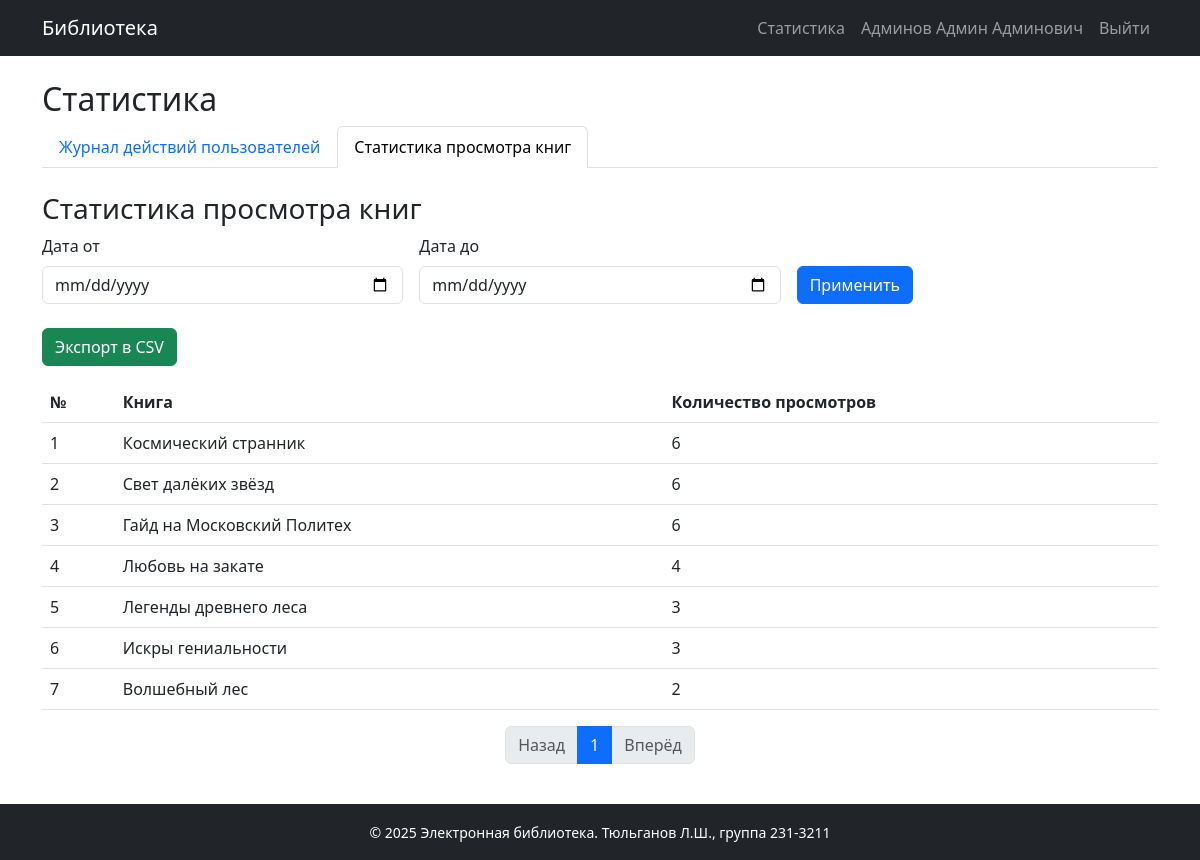
/statistics?tab=stats (signed in), run on the app's committed database.
### models.py (models this page shows, shortened)
class User(db.Model, UserMixin):
    id = db.Column(db.Integer, primary_key=True)
    username = db.Column(db.String(64), unique=True, nullable=False)
    password_hash = db.Column(db.String(128), nullable=False)
    last_name = db.Column(db.String(64), nullable=False)
    first_name = db.Column(db.String(64), nullable=False)
    middle_name = db.Column(db.String(64), nullable=True)
    role_id = db.Column(db.Integer, db.ForeignKey('role.id'), nullable=False)
    reviews = db.relationship('Review', backref='user', lazy=True)
    view_history = db.relationship('ViewHistory', backref='user', lazy=True)
    def full_name(self):
        return f"{self.last_name} {self.first_name} {self.middle_name or ''}".strip()

class Book(db.Model):
    id = db.Column(db.Integer, primary_key=True)
    title = db.Column(db.String(128), nullable=False)
    description = db.Column(db.Text, nullable=False)
    year = db.Column(db.Integer, nullable=False)
    publisher = db.Column(db.String(128), nullable=False)
    author = db.Column(db.String(128), nullable=False)
    pages = db.Column(db.Integer, nullable=False)
    genres = db.relationship('Genre', secondary=book_genres, back_populates='books')
    cover = db.relationship('Cover', backref='book', uselist=False, cascade="all, delete")
    reviews = db.relationship('Review', backref='book', cascade="all, delete")
    view_history = db.relationship('ViewHistory', backref='book', cascade="all, delete")

### app.py (the view)
@app.route('/statistics', methods=['GET'])
@login_required
def statistics():
    if current_user.role.name != 'Администратор':
        flash('У вас недостаточно прав для выполнения данного действия.', 'danger')
        return redirect(url_for('index'))
    tab = request.args.get('tab', 'logs')
    page = request.args.get('page', 1, type=int)
    date_from = request.args.get('date_from')
    date_to = request.args.get('date_to')
    form = DateRangeForm(date_from=date_from, date_to=date_to)
    if tab == 'logs':
        query = ViewHistory.query.order_by(ViewHistory.timestamp.desc())
        if date_from:
            query = query.filter(ViewHistory.timestamp >= datetime.strptime(date_from, '%Y-%m-%d'))
        if date_to:
            query = query.filter(ViewHistory.timestamp <= datetime.strptime(date_to, '%Y-%m-%d') + timedelta(days=1))
        view_logs = query.paginate(page=page, per_page=10)
        return render_template('statistics.html', active_tab='logs', view_logs=view_logs, form=form)
    else:
        query = db.session.query(Book.title, func.count(ViewHistory.id).label('view_count'))\
            .join(ViewHistory, Book.id == ViewHistory.book_id)\
            .filter(ViewHistory.user_id != None)\
            .group_by(Book.id)\
            .order_by(func.count(ViewHistory.id).desc())
        if date_from:
            query = query.filter(ViewHistory.timestamp >= datetime.strptime(date_from, '%Y-%m-%d'))
        if date_to:
            query = query.filter(ViewHistory.timestamp <= datetime.strptime(date_to, '%Y-%m-%d') + timedelta(days=1))
        view_stats = query.paginate(page=page, per_page=10)
        return render_template('statistics.html', active_tab='stats', view_stats=view_stats, form=form)

### forms.py (shortened to what this page needs)
class DateRangeForm(FlaskForm):
    date_from = DateField('Дата от', validators=[Optional()])
    date_to = DateField('Дата до', validators=[Optional()])
    submit = SubmitField('Применить')

### app.py (called while the page is built)
@login_manager.user_loader
def load_user(user_id):
    return User.query.get(int(user_id))

### templates/statistics.html (shortened to what this page needs)
{% extends "base.html" %}
{% block content %}
<h2>Статистика</h2>
<ul class="nav nav-tabs mb-4">
  <li class="nav-item">
    <a class="nav-link {% if active_tab == 'logs' %}active{% endif %}" href="{{ url_for('statistics', tab='logs') }}">Журнал действий пользователей</a>
  </li>
  <li class="nav-item">
    <a class="nav-link {% if active_tab == 'stats' %}active{% endif %}" href="{{ url_for('statistics', tab='stats') }}">Статистика просмотра книг</a>
  </li>
</ul>
{% if active_tab == 'logs' %}
  <h3>Журнал действий пользователей</h3>
  <form method="GET" class="mb-4">
    {{ form.hidden_tag() }}
    <div class="row g-3">
      <div class="col-md-4">
        {{ form.date_from.label(class="form-label") }}
        {{ form.date_from(class="form-control") }}
      </div>
      <div class="col-md-4">
        {{ form.date_to.label(class="form-label") }}
        {{ form.date_to(class="form-control") }}
      </div>
      <div class="col-md-4 align-self-end">
        {{ form.submit(class="btn btn-primary") }}
      </div>
    </div>
  </form>
  <a href="{{ url_for('export_logs_csv') }}" class="btn btn-success mb-3">Экспорт в CSV</a>
  <table class="table">
    <thead>
      <tr>
        <th>№</th>
        <th>Пользователь</th>
        <th>Книга</th>
        <th>Дата и время</th>
      </tr>
    </thead>
    <tbody>
      {% for view in view_logs.items %}
      <tr>
        <td>{{ loop.index + (view_logs.page - 1) * view_logs.per_page }}</td>
        <td>{{ view.user.full_name() if view.user else 'Неаутентифицированный пользователь' }}</td>
        <td>{{ view.book.title }}</td>
        <td>{{ view.timestamp.strftime('%Y-%m-%d %H:%M') }}</td>
      </tr>
      {% endfor %}
    </tbody>
  </table>
  <nav aria-label="Page navigation">
    <ul class="pagination justify-content-center">
      {% if view_logs.has_prev %}
        <li class="page-item">
          <a class="page-link" href="{{ url_for('statistics', tab='logs', page=view_logs.prev_num, date_from=form.date_from.data, date_to=form.date_to.data) }}">Назад</a>
        </li>
      {% else %}
        <li class="page-item disabled"><span class="page-link">Назад</span></li>
      {% endif %}
      {% for page_num in view_logs.iter_pages() %}
        {% if page_num %}
          {% if page_num == view_logs.page %}
            <li class="page-item active"><span class="page-link">{{ page_num }}</span></li>
          {% else %}
            <li class="page-item"><a class="page-link" href="{{ url_for('statistics', tab='logs', page=page_num, date_from=form.date_from.data, date_to=form.date_to.data) }}">{{ page_num }}</a></li>
          {% endif %}
        {% else %}
          <li class="page-item disabled"><span class="page-link">...</span></li>
        {% endif %}
      {% endfor %}
      {% if view_logs.has_next %}
        <li class="page-item">
          <a class="page-link" href="{{ url_for('statistics', tab='logs', page=view_logs.next_num, date_from=form.date_from.data, date_to=form.date_to.data) }}">Вперёд</a>
        </li>
      {% else %}
        <li class="page-item disabled"><span class="page-link">Вперёд</span></li>
      {% endif %}
    </ul>
  </nav>
{% else %}
  <h3>Статистика просмотра книг</h3>
  <form method="GET" class="mb-4">
    <div class="row g-3">
      <div class="col-md-4">
        {{ form.date_from.label(class="form-label") }}
        {{ form.date_from(class="form-control") }}
      </div>
      <div class="col-md-4">
        {{ form.date_to.label(class="form-label") }}
        {{ form.date_to(class="form-control") }}
      </div>
      <div class="col-md-4 align-self-end">
        {{ form.submit(class="btn btn-primary") }}
      </div>
    </div>
  </form>
  <a href="{{ url_for('export_stats_csv') }}" class="btn btn-success mb-3">Экспорт в CSV</a>
  <table class="table">
    <thead>
      <tr>
        <th>№</th>
        <th>Книга</th>
        <th>Количество просмотров</th>
      </tr>
    </thead>
    <tbody>
      {% for stat in view_stats.items %}
      <tr>
        <td>{{ loop.index + (view_stats.page - 1) * view_stats.per_page }}</td>
        <td>{{ stat.title }}</td>
        <td>{{ stat.view_count }}</td>
      </tr>
      {% endfor %}
    </tbody>
  </table>
  <nav aria-label="Page navigation">
    <ul class="pagination justify-content-center">
      {% if view_stats.has_prev %}
        <li class="page-item">
          <a class="page-link" href="{{ url_for('statistics', tab='stats', page=view_stats.prev_num, date_from=form.date_from.data, date_to=form.date_to.data) }}">Назад</a>
        </li>
      {% else %}
        <li class="page-item disabled"><span class="page-link">Назад</span></li>
      {% endif %}
      {% for page_num in view_stats.iter_pages() %}
        {% if page_num %}
          {% if page_num == view_stats.page %}
            <li class="page-item active"><span class="page-link">{{ page_num }}</span></li>
          {% else %}
            <li class="page-item"><a class="page-link" href="{{ url_for('statistics', tab='stats', page=page_num, date_from=form.date_from.data, date_to=form.date_to.data) }}">{{ page_num }}</a></li>
          {% endif %}
        {% else %}
          <li class="page-item disabled"><span class="page-link">...</span></li>
        {% endif %}
      {% endfor %}
      {% if view_stats.has_next %}
        <li class="page-item">
          <a class="page-link" href="{{ url_for('statistics', tab='stats', page=view_stats.next_num, date_from=form.date_from.data, date_to=form.date_to.data) }}">Вперёд</a>
        </li>
      {% else %}
        <li class="page-item disabled"><span class="page-link">Вперёд</span></li>
      {% endif %}
    </ul>
  </nav>
{% endif %}
{% endblock %}

### templates/base.html (shortened to what this page needs)
<!doctype html>
<html lang="ru">
<head>
  <link href="https://cdn.jsdelivr.net/npm/bootstrap@5.3.0/dist/css/bootstrap.min.css" rel="stylesheet">
</head>
<body class="d-flex flex-column min-vh-100">
<nav class="navbar navbar-expand-lg navbar-dark bg-dark mb-4">
  <div class="container">
    <a class="navbar-brand" href="{{ url_for('index') }}">Библиотека</a>
    <div class="collapse navbar-collapse" id="navbarNav">
      <ul class="navbar-nav ms-auto">
        {% if current_user.is_authenticated %}
          {% if current_user.role and current_user.role.name == 'Администратор' %}
          <li class="nav-item">
            <a class="nav-link" href="{{ url_for('statistics') }}">Статистика</a>
          </li>
          {% endif %}
          <li class="nav-item">
            <span class="nav-link">{{ current_user.full_name() }}</span>
          </li>
          <li class="nav-item">
            <a class="nav-link" href="{{ url_for('logout') }}">Выйти</a>
          </li>
        {% else %}
          <li class="nav-item">
            <a class="nav-link" href="{{ url_for('login') }}">Войти</a>
          </li>
        {% endif %}
      </ul>
    </div>
  </div>
</nav>
<div class="container mb-4 flex-grow-1">
  {% block content %}{% endblock %}
</div>
<footer class="bg-dark text-white mt-auto py-3">
  <div class="container text-center">
    <small>© 2025 Электронная библиотека. Тюльганов Л.Ш., группа 231-3211</small>
  </div>
</footer>
</body>
</html>

### data on the page
User: full_name "Админов Админ Админович"
Book: title "Космический странник", view_count "6"
Book: title "Свет далёких звёзд", view_count "6"
Book: title "Гайд на Московский Политех", view_count "6"
Book: title "Любовь на закате", view_count "4"
Book: title "Легенды древнего леса", view_count "3"
Book: title "Искры гениальности", view_count "3"
Book: title "Волшебный лес", view_count "2"

### other printed values
{{ page_num }} "1"
